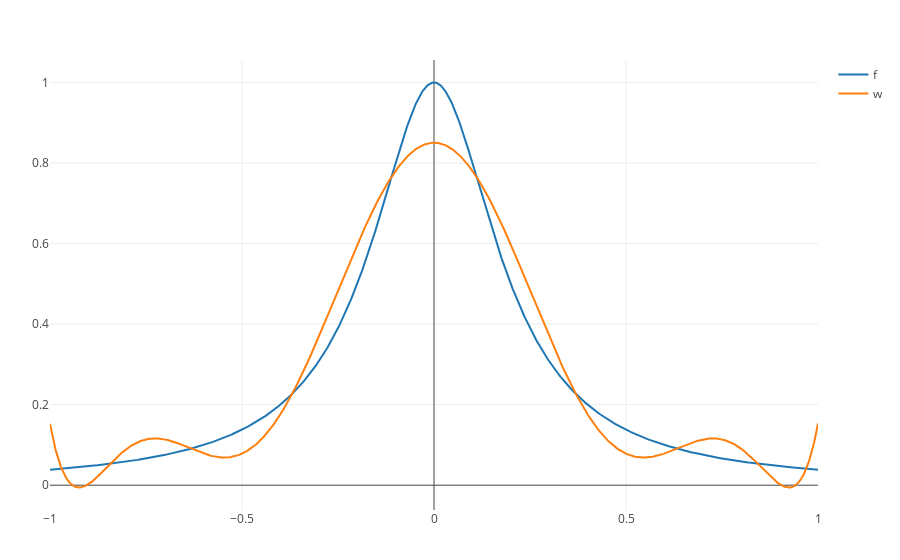

The code cell stored with this chart in its notebook:
### Code cell
y2 = map(w, xs)
data2 = scatter( ; x = xs, y = y2, mode = "lines", name = "w")
plot([data1,data2])

### Figure 1 — Plotly figure (JSON) as saved in the notebook; plotly's stock layout.template omitted (floating-point values rounded to 4 significant figures; data arrays with more than 128 entries replaced by an {"elided": "..."} marker saying what was removed)
{"data": [{"y": {"elided": "1000 float values"}, "name": "f", "type": "scatter", "x": {"elided": "1000 float values"}, "mode": "lines"}, {"y": {"elided": "1000 float values"}, "name": "w", "type": "scatter", "x": {"elided": "1000 float values"}, "mode": "lines"}], "layout": {"margin": {"r": 50, "l": 50, "b": 50, "t": 60}}}
